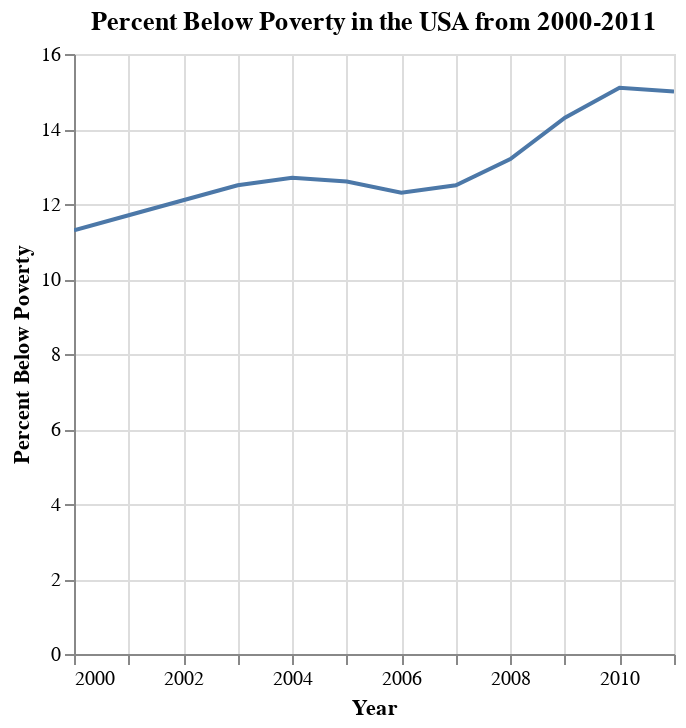

The cell this chart's notebook holds for it:
### Code cell
import altair as alt
import pandas as pd

# Assuming you have already loaded the DataFrame 'df'

# Altair Line Chart with Tooltip
line_chart = alt.Chart(df).mark_line().encode(
    x='Year:T',
    y=alt.Y('Percent Below Poverty:Q', title='Percent Below Poverty'),
    tooltip=['Year:T', alt.Tooltip('Percent Below Poverty:Q', title='Percent Below Poverty')]
).properties(
    title='Percent Below Poverty in the USA from 2000-2011'
)

# Show the interactive line chart
line_chart.interactive()

### Figure 1 — Vega-Lite specification as saved in the notebook (floating-point values rounded to 4 significant figures)
{"config": {"view": {"continuousWidth": 300, "continuousHeight": 300}}, "data": {"name": "data-0f7d5f1baeefaa866ddccdcc414fcd51"}, "mark": {"type": "line"}, "encoding": {"tooltip": [{"field": "Year", "type": "temporal"}, {"field": "Percent Below Poverty", "title": "Percent Below Poverty", "type": "quantitative"}], "x": {"field": "Year", "type": "temporal"}, "y": {"field": "Percent Below Poverty", "title": "Percent Below Poverty", "type": "quantitative"}}, "params": [{"name": "param_5", "select": {"type": "interval", "encodings": ["x", "y"]}, "bind": "scales"}], "title": "Percent Below Poverty in the USA from 2000-2011", "$schema": "https://vega.github.io/schema/vega-lite/v5.16.3.json", "datasets": {"data-0f7d5f1baeefaa866ddccdcc414fcd51": [{"Year": "2000", "Persons Below Poverty": 31581, "Percent Below Poverty": 11.3}, {"Year": "2001", "Persons Below Poverty": 32907, "Percent Below Poverty": 11.7}, {"Year": "2002", "Persons Below Poverty": 34570, "Percent Below Poverty": 12.1}, {"Year": "2003", "Persons Below Poverty": 35861, "Percent Below Poverty": 12.5}, {"Year": "2004", "Persons Below Poverty": 37040, "Percent Below Poverty": 12.7}, {"Year": "2005", "Persons Below Poverty": 36950, "Percent Below Poverty": 12.6}, {"Year": "2006", "Persons Below Poverty": 36460, "Percent Below Poverty": 12.3}, {"Year": "2007", "Persons Below Poverty": 37276, "Percent Below Poverty": 12.5}, {"Year": "2008", "Persons Below Poverty": 39829, "Percent Below Poverty": 13.2}, {"Year": "2009", "Persons Below Poverty": 43569, "Percent Below Poverty": 14.3}, {"Year": "2010", "Persons Below Poverty": 46343, "Percent Below Poverty": 15.1}, {"Year": "2011", "Persons Below Poverty": 46247, "Percent Below Poverty": 15.0}]}}
